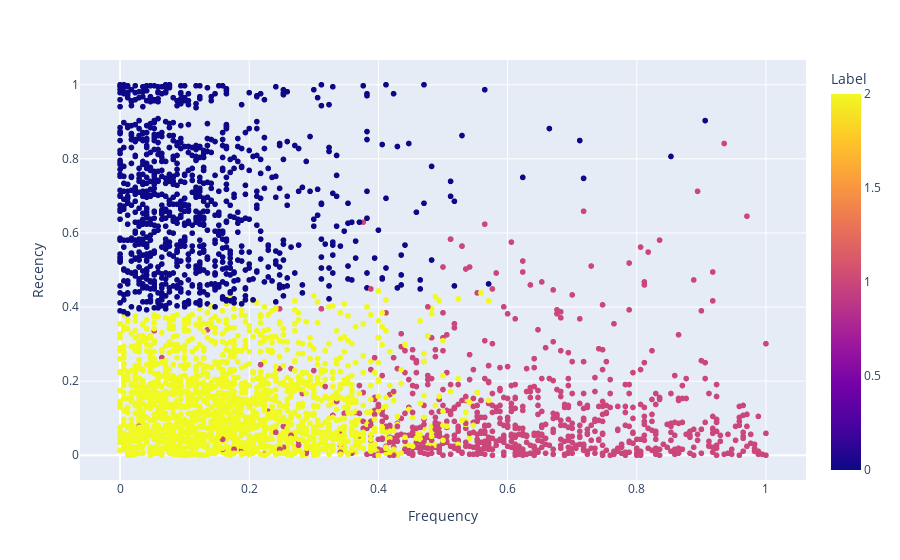

Notebook code for this chart:
### Markdown cell above
`Clustring of Customers on the basis of Label in x-y plane`

### Code cell
import plotly.express as px

fig = px.scatter(rfm_df, x='Frequency', y='Recency', color='Label')
fig.show()

### Figure 1 — Plotly figure (JSON) as saved in the notebook; plotly's stock layout.template omitted (floating-point values rounded to 4 significant figures; data arrays with more than 128 entries replaced by an {"elided": "..."} marker saying what was removed)
{"data": [{"hovertemplate": "Frequency=%{x}<br>Recency=%{y}<br>Label=%{marker.color}<extra></extra>", "legendgroup": "", "marker": {"color": {"elided": "3579 int values"}, "coloraxis": "coloraxis", "symbol": "circle"}, "mode": "markers", "name": "", "showlegend": false, "type": "scattergl", "x": {"elided": "3579 float values"}, "xaxis": "x", "y": {"elided": "3579 float values"}, "yaxis": "y"}], "layout": {"coloraxis": {"colorbar": {"title": {"text": "Label"}}, "colorscale": [[0, "#0d0887"], [0.1111, "#46039f"], [0.2222, "#7201a8"], [0.3333, "#9c179e"], [0.4444, "#bd3786"], [0.5556, "#d8576b"], [0.6667, "#ed7953"], [0.7778, "#fb9f3a"], [0.8889, "#fdca26"], [1, "#f0f921"]]}, "legend": {"tracegroupgap": 0}, "margin": {"t": 60}, "xaxis": {"anchor": "y", "domain": [0, 1], "title": {"text": "Frequency"}}, "yaxis": {"anchor": "x", "domain": [0, 1], "title": {"text": "Recency"}}}}
